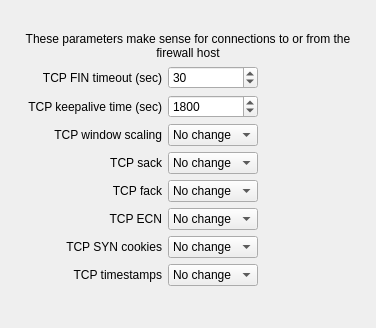
     <widget class="QWidget" name="tab1">
      <attribute name="title">
       <string>TCP</string>
      </attribute>
      <layout class="QGridLayout">
       <property name="margin">
        <number>12</number>
       </property>
       <item row="1" column="0" colspan="4">
        <widget class="QLabel" name="network_tab_txt2">
         <property name="text">
          <string>These parameters make sense for connections to or from the firewall host</string>
         </property>
         <property name="alignment">
          <set>Qt::AlignCenter</set>
         </property>
         <property name="wordWrap">
          <bool>true</bool>
         </property>
        </widget>
       </item>
       <item row="0" column="1">
        <spacer>
         <property name="orientation">
          <enum>Qt::Vertical</enum>
         </property>
         <property name="sizeType">
          <enum>QSizePolicy::Fixed</enum>
         </property>
         <property name="sizeHint" stdset="0">
          <size>
           <width>20</width>
           <height>20</height>
          </size>
         </property>
        </spacer>
       </item>
       <item row="10" column="2">
        <spacer>
         <property name="orientation">
          <enum>Qt::Vertical</enum>
         </property>
         <property name="sizeType">
          <enum>QSizePolicy::Expanding</enum>
         </property>
         <property name="sizeHint" stdset="0">
          <size>
           <width>20</width>
           <height>30</height>
          </size>
         </property>
        </spacer>
       </item>
       <item row="2" column="3" rowspan="3">
        <spacer>
         <property name="orientation">
          <enum>Qt::Horizontal</enum>
         </property>
         <property name="sizeType">
          <enum>QSizePolicy::Expanding</enum>
         </property>
         <property name="sizeHint" stdset="0">
          <size>
           <width>100</width>
           <height>50</height>
          </size>
         </property>
        </spacer>
       </item>
       <item row="10" column="0">
        <spacer>
         <property name="orientation">
          <enum>Qt::Horizontal</enum>
         </property>
         <property name="sizeType">
          <enum>QSizePolicy::Fixed</enum>
         </property>
         <property name="sizeHint" stdset="0">
          <size>
           <width>150</width>
           <height>20</height>
          </size>
         </property>
        </spacer>
       </item>
       <item row="2" column="1" colspan="2">
        <widget class="QSpinBox" name="linux24_tcp_fin_timeout">
         <property name="minimum">
          <number>0</number>
         </property>
         <property name="maximum">
          <number>1000</number>
         </property>
         <property name="value">
          <number>30</number>
         </property>
        </widget>
       </item>
       <item row="3" column="1" colspan="2">
        <widget class="QSpinBox" name="linux24_tcp_keepalive_interval">
         <property name="minimum">
          <number>0</number>
         </property>
         <property name="maximum">
          <number>10000</number>
         </property>
         <property name="value">
          <number>1800</number>
         </property>
        </widget>
       </item>
       <item row="4" column="1" colspan="2">
        <widget class="QComboBox" name="linux24_tcp_window_scaling">
         <item>
          <property name="text">
           <string>No change</string>
          </property>
         </item>
         <item>
          <property name="text">
           <string>On</string>
          </property>
         </item>
         <item>
          <property name="text">
           <string>Off</string>
          </property>
         </item>
        </widget>
       </item>
       <item row="5" column="1" colspan="2">
        <widget class="QComboBox" name="linux24_tcp_sack">
         <item>
          <property name="text">
           <string>No change</string>
          </property>
         </item>
         <item>
          <property name="text">
           <string>On</string>
          </property>
         </item>
         <item>
          <property name="text">
           <string>Off</string>
          </property>
         </item>
        </widget>
       </item>
       <item row="6" column="1" colspan="2">
        <widget class="QComboBox" name="linux24_tcp_fack">
         <item>
          <property name="text">
           <string>No change</string>
          </property>
         </item>
         <item>
          <property name="text">
           <string>On</string>
          </property>
         </item>
         <item>
          <property name="text">
           <string>Off</string>
          </property>
         </item>
        </widget>
       </item>
       <item row="7" column="1" colspan="2">
        <widget class="QComboBox" name="linux24_tcp_ecn">
         <item>
          <property name="text">
           <string>No change</string>
          </property>
         </item>
         <item>
          <property name="text">
           <string>On</string>
          </property>
         </item>
         <item>
          <property name="text">
           <string>Off</string>
          </property>
         </item>
        </widget>
       </item>
       <item row="8" column="1" colspan="2">
        <widget class="QComboBox" name="linux24_tcp_syncookies">
         <item>
          <property name="text">
           <string>No change</string>
          </property>
         </item>
         <item>
          <property name="text">
           <string>On</string>
          </property>
         </item>
         <item>
          <property name="text">
           <string>Off</string>
          </property>
         </item>
        </widget>
       </item>
       <item row="9" column="1" colspan="2">
        <widget class="QComboBox" name="linux24_tcp_timestamps">
         <item>
          <property name="text">
           <string>No change</string>
          </property>
         </item>
         <item>
          <property name="text">
           <string>On</string>
          </property>
         </item>
         <item>
          <property name="text">
           <string>Off</string>
          </property>
         </item>
        </widget>
       </item>
       <item row="5" column="0">
        <widget class="QLabel" name="label379">
         <property name="text">
          <string>TCP sack</string>
         </property>
         <property name="alignment">
          <set>Qt::AlignRight|Qt::AlignTrailing|Qt::AlignVCenter</set>
         </property>
         <property name="wordWrap">
          <bool>false</bool>
         </property>
        </widget>
       </item>
       <item row="4" column="0">
        <widget class="QLabel" name="label378">
         <property name="text">
          <string>TCP window scaling</string>
         </property>
         <property name="alignment">
          <set>Qt::AlignRight|Qt::AlignTrailing|Qt::AlignVCenter</set>
         </property>
         <property name="wordWrap">
          <bool>false</bool>
         </property>
        </widget>
       </item>
       <item row="7" column="0">
        <widget class="QLabel" name="label383">
         <property name="text">
          <string>TCP ECN</string>
         </property>
         <property name="alignment">
          <set>Qt::AlignRight|Qt::AlignTrailing|Qt::AlignVCenter</set>
         </property>
         <property name="wordWrap">
          <bool>false</bool>
         </property>
        </widget>
       </item>
       <item row="8" column="0">
        <widget class="QLabel" name="label372">
         <property name="text">
          <string>TCP SYN cookies</string>
         </property>
         <property name="alignment">
          <set>Qt::AlignRight|Qt::AlignTrailing|Qt::AlignVCenter</set>
         </property>
         <property name="wordWrap">
          <bool>false</bool>
         </property>
        </widget>
       </item>
       <item row="3" column="0">
        <widget class="QLabel" name="label377">
         <property name="text">
          <string>TCP keepalive time (sec)</string>
         </property>
         <property name="alignment">
          <set>Qt::AlignRight|Qt::AlignTrailing|Qt::AlignVCenter</set>
         </property>
         <property name="wordWrap">
          <bool>false</bool>
         </property>
        </widget>
       </item>
       <item row="6" column="0">
        <widget class="QLabel" name="label384">
         <property name="text">
          <string>TCP fack</string>
         </property>
         <property name="alignment">
          <set>Qt::AlignRight|Qt::AlignTrailing|Qt::AlignVCenter</set>
         </property>
         <property name="wordWrap">
          <bool>false</bool>
         </property>
        </widget>
       </item>
       <item row="9" column="0">
        <widget class="QLabel" name="label385">
         <property name="text">
          <string>TCP timestamps</string>
         </property>
         <property name="alignment">
          <set>Qt::AlignRight|Qt::AlignTrailing|Qt::AlignVCenter</set>
         </property>
         <property name="wordWrap">
          <bool>false</bool>
         </property>
        </widget>
       </item>
       <item row="2" column="0">
        <widget class="QLabel" name="label376">
         <property name="text">
          <string>TCP FIN timeout (sec)</string>
         </property>
         <property name="alignment">
          <set>Qt::AlignRight|Qt::AlignTrailing|Qt::AlignVCenter</set>
         </property>
         <property name="wordWrap">
          <bool>false</bool>
         </property>
        </widget>
       </item>
      </layout>
     </widget>
